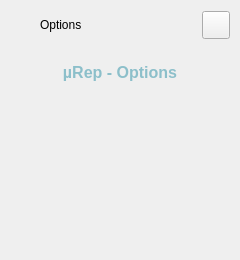
        <widget class="QFrame" name="extraLeftBox">
         <property name="minimumSize">
          <size>
           <width>0</width>
           <height>0</height>
          </size>
         </property>
         <property name="maximumSize">
          <size>
           <width>0</width>
           <height>16777215</height>
          </size>
         </property>
         <property name="frameShape">
          <enum>QFrame::NoFrame</enum>
         </property>
         <property name="frameShadow">
          <enum>QFrame::Raised</enum>
         </property>
         <layout class="QVBoxLayout" name="extraColumLayout">
          <property name="spacing">
           <number>0</number>
          </property>
          <property name="leftMargin">
           <number>0</number>
          </property>
          <property name="topMargin">
           <number>0</number>
          </property>
          <property name="rightMargin">
           <number>0</number>
          </property>
          <property name="bottomMargin">
           <number>0</number>
          </property>
          <item>
           <widget class="QFrame" name="extraTopBg">
            <property name="minimumSize">
             <size>
              <width>0</width>
              <height>50</height>
             </size>
            </property>
            <property name="maximumSize">
             <size>
              <width>16777215</width>
              <height>50</height>
             </size>
            </property>
            <property name="frameShape">
             <enum>QFrame::NoFrame</enum>
            </property>
            <property name="frameShadow">
             <enum>QFrame::Raised</enum>
            </property>
            <layout class="QVBoxLayout" name="verticalLayout_5">
             <property name="spacing">
              <number>0</number>
             </property>
             <property name="leftMargin">
              <number>0</number>
             </property>
             <property name="topMargin">
              <number>0</number>
             </property>
             <property name="rightMargin">
              <number>0</number>
             </property>
             <property name="bottomMargin">
              <number>0</number>
             </property>
             <item>
              <layout class="QGridLayout" name="extraTopLayout">
               <property name="leftMargin">
                <number>10</number>
               </property>
               <property name="rightMargin">
                <number>10</number>
               </property>
               <property name="horizontalSpacing">
                <number>10</number>
               </property>
               <property name="verticalSpacing">
                <number>0</number>
               </property>
               <item row="0" column="0">
                <widget class="QFrame" name="extraIcon">
                 <property name="minimumSize">
                  <size>
                   <width>20</width>
                   <height>0</height>
                  </size>
                 </property>
                 <property name="maximumSize">
                  <size>
                   <width>20</width>
                   <height>20</height>
                  </size>
                 </property>
                 <property name="frameShape">
                  <enum>QFrame::NoFrame</enum>
                 </property>
                 <property name="frameShadow">
                  <enum>QFrame::Raised</enum>
                 </property>
                </widget>
               </item>
               <item row="0" column="1">
                <widget class="QLabel" name="extraLabel">
                 <property name="minimumSize">
                  <size>
                   <width>150</width>
                   <height>0</height>
                  </size>
                 </property>
                 <property name="text">
                  <string>Options</string>
                 </property>
                </widget>
               </item>
               <item row="0" column="2">
                <widget class="QPushButton" name="extraCloseColumnBtn">
                 <property name="minimumSize">
                  <size>
                   <width>28</width>
                   <height>28</height>
                  </size>
                 </property>
                 <property name="maximumSize">
                  <size>
                   <width>28</width>
                   <height>28</height>
                  </size>
                 </property>
                 <property name="cursor">
                  <cursorShape>PointingHandCursor</cursorShape>
                 </property>
                 <property name="toolTip">
                  <string>Close left box</string>
                 </property>
                 <property name="text">
                  <string/>
                 </property>
                 <property name="icon">
                  <iconset resource="resources.qrc">
                   <normaloff>:/icons/images/icons/icon_close.png</normaloff>:/icons/images/icons/icon_close.png</iconset>
                 </property>
                 <property name="iconSize">
                  <size>
                   <width>20</width>
                   <height>20</height>
                  </size>
                 </property>
                </widget>
               </item>
              </layout>
             </item>
            </layout>
           </widget>
          </item>
          <item>
           <widget class="QFrame" name="extraContent">
            <property name="frameShape">
             <enum>QFrame::NoFrame</enum>
            </property>
            <property name="frameShadow">
             <enum>QFrame::Raised</enum>
            </property>
            <layout class="QVBoxLayout" name="verticalLayout_12">
             <property name="spacing">
              <number>0</number>
             </property>
             <property name="leftMargin">
              <number>0</number>
             </property>
             <property name="topMargin">
              <number>0</number>
             </property>
             <property name="rightMargin">
              <number>0</number>
             </property>
             <property name="bottomMargin">
              <number>0</number>
             </property>
             <item>
              <widget class="QFrame" name="extraCenter">
               <property name="frameShape">
                <enum>QFrame::NoFrame</enum>
               </property>
               <property name="frameShadow">
                <enum>QFrame::Raised</enum>
               </property>
               <layout class="QVBoxLayout" name="verticalLayout_10">
                <item>
                 <widget class="QTextEdit" name="textEdit">
                  <property name="minimumSize">
                   <size>
                    <width>222</width>
                    <height>0</height>
                   </size>
                  </property>
                  <property name="styleSheet">
                   <string notr="true">background: transparent;</string>
                  </property>
                  <property name="frameShape">
                   <enum>QFrame::NoFrame</enum>
                  </property>
                  <property name="readOnly">
                   <bool>true</bool>
                  </property>
                  <property name="html">
                   <string>&lt;!DOCTYPE HTML PUBLIC &quot;-//W3C//DTD HTML 4.0//EN&quot; &quot;http://www.w3.org/TR/REC-html40/strict.dtd&quot;&gt;
&lt;html&gt;&lt;head&gt;&lt;meta name=&quot;qrichtext&quot; content=&quot;1&quot; /&gt;&lt;style type=&quot;text/css&quot;&gt;
p, li { white-space: pre-wrap; }
&lt;/style&gt;&lt;/head&gt;&lt;body style=&quot; font-family:'Segoe UI'; font-size:10pt; font-weight:400; font-style:normal;&quot;&gt;
&lt;p align=&quot;center&quot; style=&quot; margin-top:12px; margin-bottom:12px; margin-left:0px; margin-right:0px; -qt-block-indent:0; text-indent:0px;&quot;&gt;&lt;span style=&quot; font-size:12pt; font-weight:600; color:#8cbfca;&quot;&gt;µRep - Options&lt;/span&gt;&lt;/p&gt;&lt;/body&gt;&lt;/html&gt;</string>
                  </property>
                 </widget>
                </item>
               </layout>
              </widget>
             </item>
             <item>
              <widget class="QFrame" name="extraBottom">
               <property name="frameShape">
                <enum>QFrame::NoFrame</enum>
               </property>
               <property name="frameShadow">
                <enum>QFrame::Raised</enum>
               </property>
              </widget>
             </item>
            </layout>
           </widget>
          </item>
         </layout>
        </widget>
